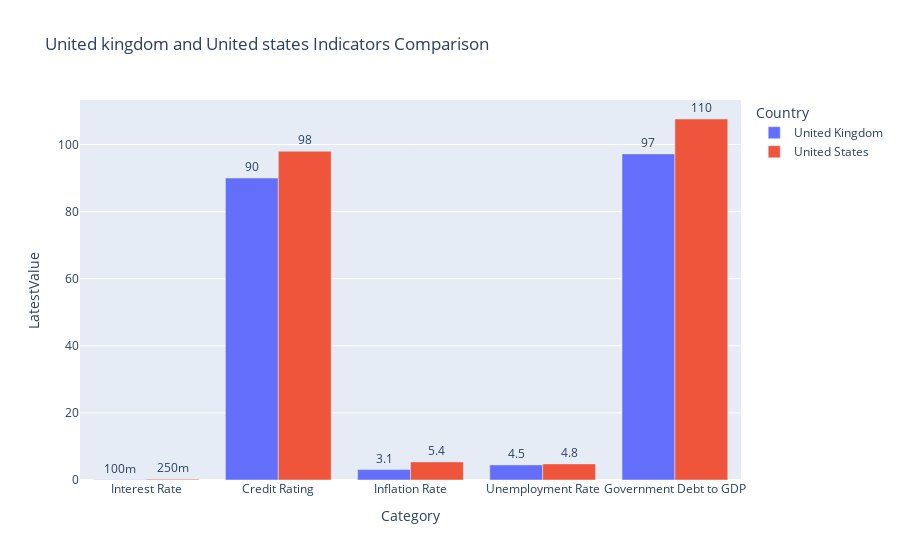

Source (notebook cell):
### Code cell
country1 = 'united kingdom'
country2 = 'united states'
indicators_highest = ['Interest Rate','Credit Rating']
indicators_lowest = ['Inflation Rate','Unemployment Rate','Government Debt to GDP']
getIndicatorsComparisonTwoCountries(country1, country2,indicators_highest,indicators_lowest)

### Figure 1 — Plotly figure (JSON) as saved in the notebook; plotly's stock layout.template omitted (floating-point values rounded to 4 significant figures)
{"data": [{"alignmentgroup": "True", "hovertemplate": "Country=United Kingdom<br>Category=%{x}<br>LatestValue=%{text}<extra></extra>", "legendgroup": "United Kingdom", "marker": {"color": "#636efa", "pattern": {"shape": ""}}, "name": "United Kingdom", "offsetgroup": "United Kingdom", "orientation": "v", "showlegend": true, "text": [0.1, 90, 3.1, 4.5, 97.2], "textposition": "outside", "texttemplate": "%{text:.2s}", "type": "bar", "x": ["Interest Rate", "Credit Rating", "Inflation Rate", "Unemployment Rate", "Government Debt to GDP"], "xaxis": "x", "y": [0.1, 90, 3.1, 4.5, 97.2], "yaxis": "y"}, {"alignmentgroup": "True", "hovertemplate": "Country=United States<br>Category=%{x}<br>LatestValue=%{text}<extra></extra>", "legendgroup": "United States", "marker": {"color": "#EF553B", "pattern": {"shape": ""}}, "name": "United States", "offsetgroup": "United States", "orientation": "v", "showlegend": true, "text": [0.25, 98, 5.4, 4.8, 107.6], "textposition": "outside", "texttemplate": "%{text:.2s}", "type": "bar", "x": ["Interest Rate", "Credit Rating", "Inflation Rate", "Unemployment Rate", "Government Debt to GDP"], "xaxis": "x", "y": [0.25, 98, 5.4, 4.8, 107.6], "yaxis": "y"}], "layout": {"autosize": true, "barmode": "group", "legend": {"title": {"text": "Country"}, "tracegroupgap": 0}, "title": {"text": "United kingdom and United states Indicators Comparison"}, "uniformtext": {"minsize": 8, "mode": "hide"}, "xaxis": {"anchor": "y", "autorange": true, "domain": [0, 1], "range": [-0.5, 4.5], "title": {"text": "Category"}, "type": "category"}, "yaxis": {"anchor": "x", "autorange": true, "domain": [0, 1], "range": [0, 113.3], "title": {"text": "LatestValue"}, "type": "linear"}}}
